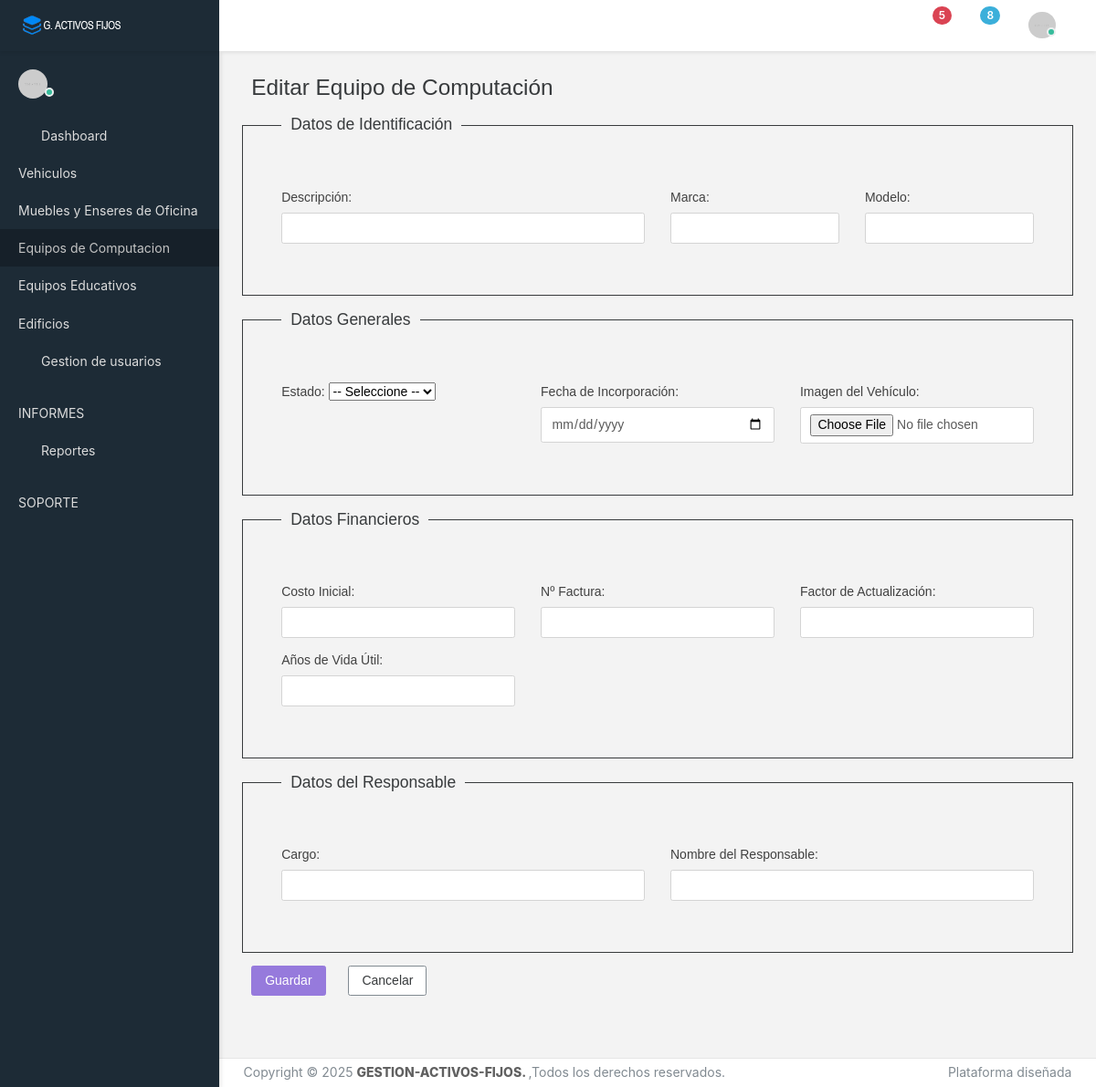
The app's page /computadoras/edit/1, older data.
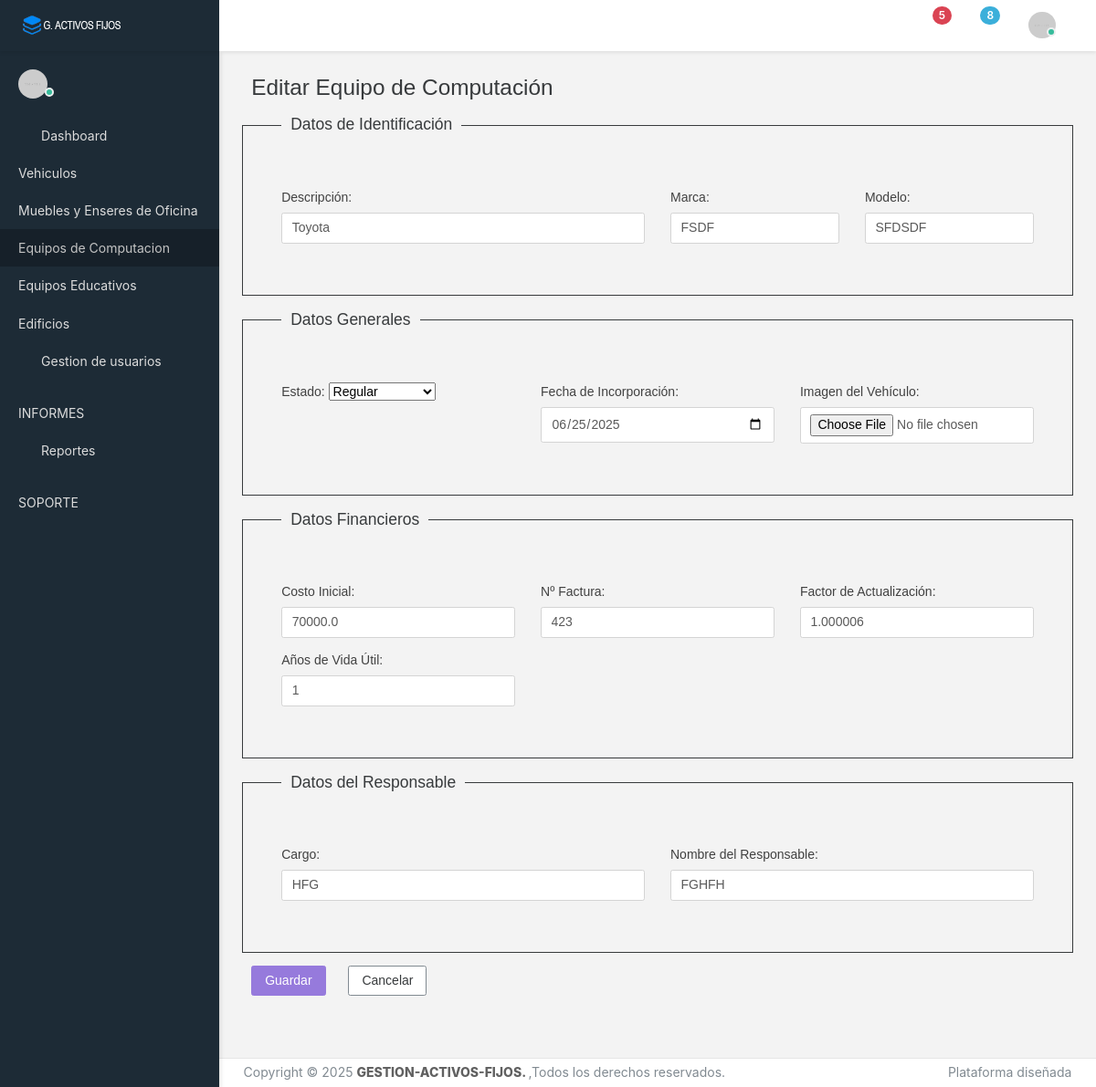
The same page, newer data.
### models/equipos_computacion_model.py (models this page shows, shortened)
class Computadora(db.Model):
    __tablename__ = 'computadoras'
    id = db.Column(db.Integer, primary_key=True)
    descripcion = db.Column(db.String(100), nullable=False)
    marca = db.Column(db.String(50), nullable=False)
    modelo = db.Column(db.String(50), nullable=False)
    estado = db.Column(db.String(30), nullable=False)
    costo_inicial = db.Column(db.Float, nullable=False)
    fecha_incorporacion = db.Column(db.Date, nullable=False)
    factura = db.Column(db.Integer, nullable=False)
    años_vida_util = db.Column(db.Integer, nullable=False)
    factor_de_actualizacion = db.Column(db.Float, nullable=False)
    imagen = db.Column(db.String(255))
    cargo = db.Column(db.String(100))
    responsable = db.Column(db.String(100))
    user_id = db.Column(db.Integer, db.ForeignKey('users.id'), nullable=False)
    @classmethod
    def get_by_id(cls, id_computadora):
        return cls.query.filter_by(id=id_computadora).first()

### controllers/equipos_computacion_controller.py (the view, shortened to what this page needs)
@computadora_bp.route('/edit/<int:id>', methods=['GET', 'POST'])
def edit(id):
    computadora = Computadora.get_by_id(id)
    return equipos_computacion_view.edit(computadora)

### app.py (called while the page is built)
@app.context_processor
def utility_functions():
    def is_active(path):
        return 'active' if request.path.startswith(path) else ''
    return dict(is_active=is_active)

### views/equipos_computacion_view.py (called while the page is built)
def edit(computadora):
    return render_template('equipos_computacion/edit.html', computadora=computadora)

### templates/equipos_computacion/edit.html (shortened to what the changed rows need)
{% extends 'base.html' %}
{% block content %}
<link href="{{ url_for('static', filename='css/style3.css') }}" rel="stylesheet">
<div class="content">
    <div class="content-wrapper">
        <h2 class="mb-4">Editar Equipo de Computación</h2>
        <form method="post" enctype="multipart/form-data">
            <fieldset class="border p-3 mb-4">
                <div class="row">
                    <div class="col-md-6">
                        <label for="descripcion" class="form-label">Descripción:</label>
                        <input type="text" class="form-control" id="descripcion" name="descripcion" required
                            value="{{ computadora.descripcion }}">
                    </div>
                    <div class="col-md-3">
                        <label for="marca" class="form-label">Marca:</label>
                        <input type="text" class="form-control" id="marca" name="marca" required
                            value="{{ computadora.marca }}">
                    </div>
                    <div class="col-md-3">
                        <label for="modelo" class="form-label">Modelo:</label>
                        <input type="text" class="form-control" id="modelo" name="modelo" required
                            value="{{ computadora.modelo }}">
                    </div>
                </div>
            </fieldset>
            <fieldset class="border p-3 mb-4">
                <div class="row">
                    <div class="col-md-4">
                        <label for="estado" class="form-label">Estado:</label>
                        <select class="form-select" id="estado" name="estado" required>
                            <option value="">-- Seleccione --</option>
                            <option value="Regular" {% if computadora.estado=='Regular' %}selected{% endif %}>Regular
                            </option>
                        </select>
                    </div>
                    <div class="col-md-4">
                        <label for="fecha_incorporacion" class="form-label">Fecha de Incorporación:</label>
                        <input type="date" class="form-control" id="fecha_incorporacion" name="fecha_incorporacion"
                            required
                            value="{{ computadora.fecha_incorporacion.strftime('%Y-%m-%d') if computadora.fecha_incorporacion }}">
                    </div>
                </div>
            </fieldset>
            <fieldset class="border p-3 mb-4">
                <div class="row">
                    <div class="col-md-4">
                        <label for="costo_inicial" class="form-label">Costo Inicial:</label>
                        <input type="number" step="0.01" class="form-control" id="costo_inicial" min="0"
                            name="costo_inicial" required value="{{ computadora.costo_inicial }}">
                    </div>
                    <div class="col-md-4">
                        <label for="factura" class="form-label">Nº Factura:</label>
                        <input type="number" step="0.01" class="form-control" id="factura" min="0" name="factura"
                            required value="{{ computadora.factura }}">
                    </div>
                    <div class="col-md-4">
                        <label for="factor_de_actualizacion" class="form-label">Factor de Actualización:</label>
                        <input type="number" step="0.00000001" class="form-control" id="factor_de_actualizacion" min="0"
                            name="factor_de_actualizacion" required value="{{ computadora.factor_de_actualizacion }}">
                    </div>
                    <div class="col-md-4">
                        <label for="años_vida_util" class="form-label">Años de Vida Útil:</label>
                        <input type="number" class="form-control" id="años_vida_util" name="años_vida_util" min="1"
                            required value="{{ computadora.años_vida_util }}">
                    </div>
                </div>
            </fieldset>
            <fieldset class="border p-3 mb-4">
                <div class="row">
                    <div class="col-md-6">
                        <label for="cargo" class="form-label">Cargo:</label>
                        <input type="text" class="form-control" id="cargo" name="cargo" value="{{ computadora.cargo }}">
                    </div>
                    <div class="col-md-6">
                        <label for="responsable" class="form-label">Nombre del Responsable:</label>
                        <input type="text" class="form-control" id="responsable" name="responsable"
                            value="{{ computadora.responsable }}">
                    </div>
                </div>
            </fieldset>
            <br>
            <br>
            <br>
        </form>
    </div>
</div>
{% endblock %}

Row changes from the older to the newer data that the page shows:
added Computadora: descripcion "Toyota", marca "FSDF", modelo "SFDSDF", estado "Regular", fecha_incorporacion "06/25/2025", costo_inicial "70000.0", factura "423", factor_de_actualizacion "1.000006", años_vida_util "1", cargo "HFG", responsable "FGHFH"
Text that changed along with them:
form field estado: "-- Seleccione --" → (not shown)
